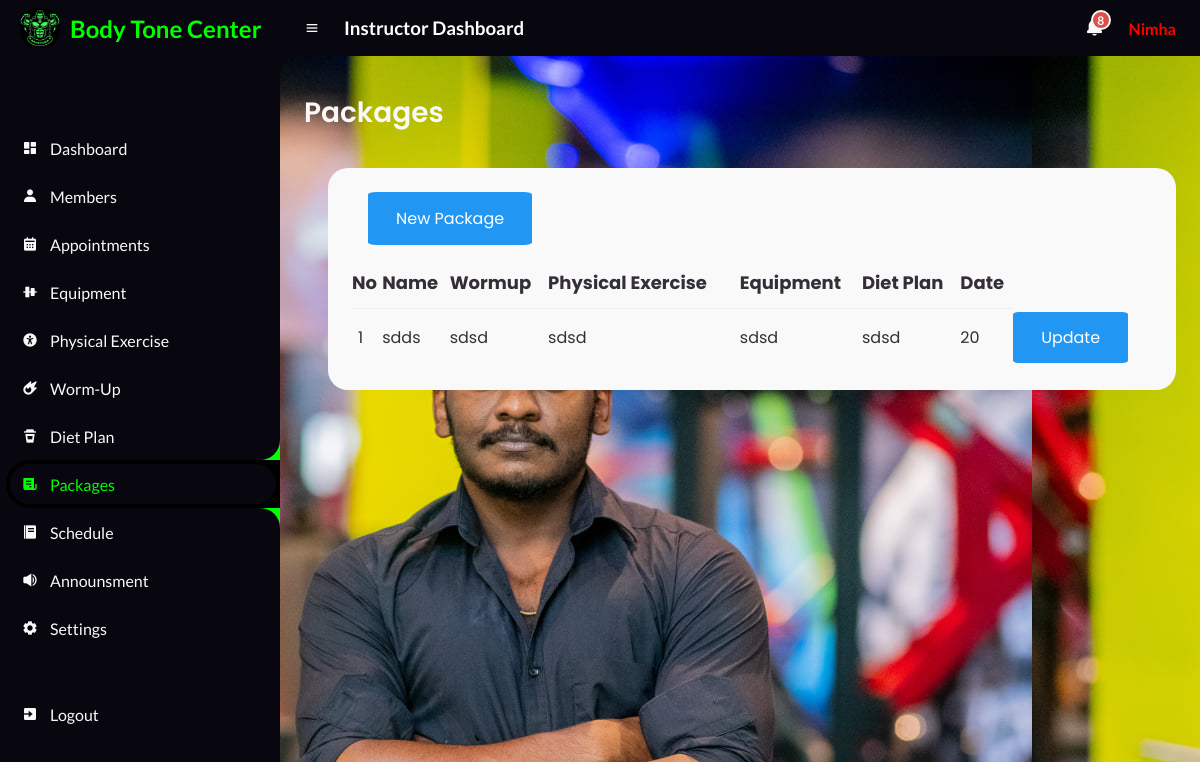
The page /Instructor/Packages.php (signed in) on the database its author committed.
### tables this page shows
CREATE TABLE `packages_table` (
  `id` int(255) NOT NULL,
  `name` varchar(100) NOT NULL,
  `wormup` varchar(255) NOT NULL,
  `physical` varchar(255) NOT NULL,
  `equipment` varchar(255) NOT NULL,
  `diet` varchar(255) NOT NULL,
  `dates` varchar(10) NOT NULL,
  `total` int(255) NOT NULL,
  `user_id` int(255) NOT NULL
);

### Instructor/PackagesBody.php (the view, shortened to what this page needs)
<main>
			<div class="head-title">
				<div class="left">
					<h1>Packages</h1>
				</div>
			</div>
			<div class="table-data">
				<div class="order">
					<div class="head">
						<a class="btn info" href="Packages_Create.php" role="button"> New Package</a>
					</div>
			<table class="table">
				<thead>
					<tr>
						<th style="font-size: large;">No</th>
						<th style="font-size: large;">Name</th>
						<th style="font-size: large;">Wormup</th>
						<th style="font-size: large;">Physical Exercise</th>
						<th style="font-size: large;">Equipment</th>
						<th style="font-size: large;">Diet Plan</th>
						<th  style="font-size: large;">Date</th>
					</tr>
				</thead>
				<tbody>
					<?php
					$servername = "localhost";
					$username = "root";
					$password = "";
					$database = "body_tone_db";
					$connection = new mysqli($servername, $username, $password, $database);
					$sql = "SELECT * FROM packages_table";
					$result = $connection->query($sql);
					while ($row = $result->fetch_assoc()) {
						echo "
                    <tr>
                    <td>$row[id]</td>
                    <td>$row[name]</td>
                    <td>$row[wormup]</td>
					<td>$row[physical]</td>
					<td>$row[equipment]</td>
					<td>$row[diet]</td>
					<td>$row[dates]</td>
                    <td >
                        <a class='btn info btn-sm' href='Packages_Edit.php?id=$row[id]'>Update</a>
                    </td>
                </tr>
                    ";
					}
					?>
				</tbody>
			</table>
				</div>
			</div>
		</main>

### Instructor/css/style.css (style rules this page uses)
* { margin: 0; padding: 0; box-sizing: border-box; }
a { text-decoration: none; }
:root { --poppins: 'Poppins', sans-serif; --lato: 'Lato', sans-serif; --light: #F9F9F9; --blue: #3C91E6; --light-blue: #CFE8FF; --grey: #eee; --dark-grey: #AAAAAA; --dark: #342E37; --red: #DB504A; --yellow: #FFCE26; --light-yellow: #FFF2C6; --orange: #FD7238; --light-orange: #FFE0D3; --black: #000000; --light-black: #1b1a1a; --li-black: #6F6C6C ; --slow-black:#08070f ; --lime:lime; }
html { overflow-x: hidden; }
body { background-image: url("8.jpg"); overflow-x: hidden; }
#content main { width: 100%; padding: 36px 24px; font-family: var(--poppins); max-height: calc(100vh - 56px); overflow-y: auto; }
#content main .head-title { display: flex; align-items: center; justify-content: space-between; grid-gap: 16px; flex-wrap: wrap; }
#content main .head-title .left h1 { font-size: 28px; font-weight: 600; margin-bottom: 10px; color: var(--light); }
#content main .table-data { display: flex; flex-wrap: wrap; grid-gap: 24px; margin-top: 24px; width: 100%; color: var(--dark); }
#content main .table-data > div { border-radius: 20px; background: var(--light); padding: 24px; overflow-x: auto; }
#content main .table-data .head { display: flex; align-items: center; grid-gap: 16px; margin-bottom: 24px; }
#content main .table-data .order { flex-grow: 1; flex-basis: 500px; }
#content main .table-data .order table { width: 100%; border-collapse: collapse; }
#content main .table-data .order table th { padding-bottom: 12px; font-size: 13px; text-align: left; border-bottom: 1px solid var(--grey); }
#content main .table-data .order table td { padding: 16px 0; }
#content main .table-data .order table tr td:first-child { display: flex; align-items: center; grid-gap: 12px; padding-left: 6px; }

### Instructor/css/btn.css (style rules this page uses)
.btn { border: none; color: white; padding: 14px 28px; cursor: pointer; border-radius: 5%; }
.info { background-color: #2196F3; }

### rows shown on the page
packages_table: id "1", name "sdds", wormup "sdsd", physical "sdsd", equipment "sdsd", diet "sdsd", dates "20"

### other values the page prints
$_SESSION['instructor_name'] "Nimha"
